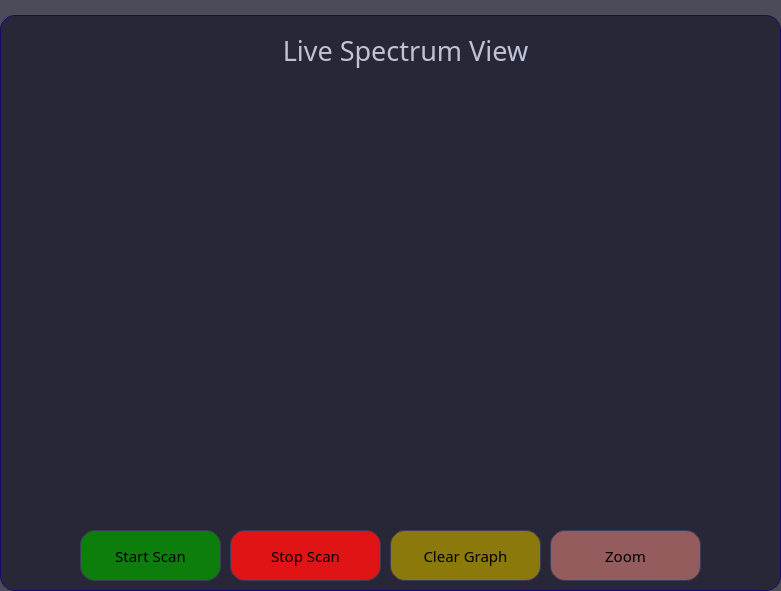
    <widget class="QGroupBox" name="groupBox_3">
     <property name="geometry">
      <rect>
       <x>290</x>
       <y>80</y>
       <width>781</width>
       <height>591</height>
      </rect>
     </property>
     <property name="sizePolicy">
      <sizepolicy hsizetype="Expanding" vsizetype="Expanding">
       <horstretch>0</horstretch>
       <verstretch>0</verstretch>
      </sizepolicy>
     </property>
     <property name="styleSheet">
      <string notr="true">QGroupBox {
    border: 1px solid #170c66;
    margin-top: 15px;
	background-color: rgba(30, 30, 47, 204);
	border-radius:15px;
}
/*
QGroupBox::title {
    subcontrol-origin: margin;
    subcontrol-position: top left;
    padding: 0 5px;
    font-weight: bold;
    color: white;
	background-color: rgba(30, 30, 47, 204);
	border-top-left-radius: 10px;
    border-top-right-radius: 10px;
    border-bottom-right-radius: 10px;
    border-bottom-left-radius: 0px;
	padding:3px;
	border: 1px solid black;
}*/

QGroupBox::title {
    subcontrol-origin: margin;
    subcontrol-position: top left;
    padding: 0 0 0 0;
    height: 0px;
}
</string>
     </property>
     <widget class="QPushButton" name="startScanBtn">
      <property name="geometry">
       <rect>
        <x>80</x>
        <y>530</y>
        <width>141</width>
        <height>51</height>
       </rect>
      </property>
      <property name="font">
       <font>
        <family>Arial Rounded MT Bold</family>
        <pointsize>11</pointsize>
       </font>
      </property>
      <property name="styleSheet">
       <string notr="true">QPushButton {
    background-color: #0d7d0b;
    color: black;
    border: 1px solid #3c3c5c;
    border-radius: 15px;
    padding: 6px 12px;
}

QPushButton:hover {
    background-color: #154a09;
	color: white;
}

</string>
      </property>
      <property name="text">
       <string>Start Scan</string>
      </property>
      <property name="icon">
       <iconset>
        <normaloff>Icons/rocket.png</normaloff>Icons/rocket.png</iconset>
      </property>
      <property name="iconSize">
       <size>
        <width>25</width>
        <height>25</height>
       </size>
      </property>
     </widget>
     <widget class="QPushButton" name="stopScanBtn">
      <property name="geometry">
       <rect>
        <x>230</x>
        <y>530</y>
        <width>151</width>
        <height>51</height>
       </rect>
      </property>
      <property name="font">
       <font>
        <family>Arial Rounded MT Bold</family>
        <pointsize>11</pointsize>
       </font>
      </property>
      <property name="styleSheet">
       <string notr="true">QPushButton {
    background-color:#e01414;
    color: black;
    border: 1px solid #3c3c5c;
    border-radius: 15px;
    padding: 6px 12px;
}

QPushButton:hover {
    background-color: #360909;
	color: white;
}

</string>
      </property>
      <property name="text">
       <string>Stop Scan</string>
      </property>
      <property name="icon">
       <iconset>
        <normaloff>Icons/stop-watch.png</normaloff>Icons/stop-watch.png</iconset>
      </property>
      <property name="iconSize">
       <size>
        <width>25</width>
        <height>25</height>
       </size>
      </property>
     </widget>
     <widget class="QPushButton" name="clearGrpBtn">
      <property name="geometry">
       <rect>
        <x>390</x>
        <y>530</y>
        <width>151</width>
        <height>51</height>
       </rect>
      </property>
      <property name="font">
       <font>
        <family>Arial Rounded MT Bold</family>
        <pointsize>11</pointsize>
       </font>
      </property>
      <property name="styleSheet">
       <string notr="true">QPushButton {
    background-color: #8c790b;
    color: black;
    border: 1px solid #3c3c5c;
    border-radius: 15px;
    padding: 6px 12px;
}

QPushButton:hover {
    background-color: #373804;
	color:white;
}

</string>
      </property>
      <property name="text">
       <string>Clear Graph</string>
      </property>
      <property name="icon">
       <iconset>
        <normaloff>Icons/eraser.png</normaloff>Icons/eraser.png</iconset>
      </property>
      <property name="iconSize">
       <size>
        <width>25</width>
        <height>25</height>
       </size>
      </property>
     </widget>
     <widget class="QLabel" name="label_2">
      <property name="geometry">
       <rect>
        <x>250</x>
        <y>30</y>
        <width>311</width>
        <height>41</height>
       </rect>
      </property>
      <property name="font">
       <font>
        <family>Arial Rounded MT Bold</family>
        <pointsize>20</pointsize>
       </font>
      </property>
      <property name="styleSheet">
       <string notr="true">QLabel{
	background-color:transparent;
	color:#bfc3d6;
}</string>
      </property>
      <property name="text">
       <string>Live Spectrum View</string>
      </property>
      <property name="textFormat">
       <enum>Qt::AutoText</enum>
      </property>
      <property name="alignment">
       <set>Qt::AlignCenter</set>
      </property>
     </widget>
     <widget class="QPushButton" name="zoomBtn">
      <property name="geometry">
       <rect>
        <x>550</x>
        <y>530</y>
        <width>151</width>
        <height>51</height>
       </rect>
      </property>
      <property name="font">
       <font>
        <family>Arial Rounded MT Bold</family>
        <pointsize>11</pointsize>
       </font>
      </property>
      <property name="styleSheet">
       <string notr="true">QPushButton {
    background-color: #945c5c;
    color: black;
    border: 1px solid #3c3c5c;
    border-radius: 15px;
    padding: 6px 12px;
}

QPushButton:hover {
    background-color: #361d1d;
	color:white;
}

</string>
      </property>
      <property name="text">
       <string>Zoom</string>
      </property>
      <property name="icon">
       <iconset>
        <normaloff>Icons/zoom.png</normaloff>Icons/zoom.png</iconset>
      </property>
      <property name="iconSize">
       <size>
        <width>25</width>
        <height>25</height>
       </size>
      </property>
     </widget>
    </widget>
